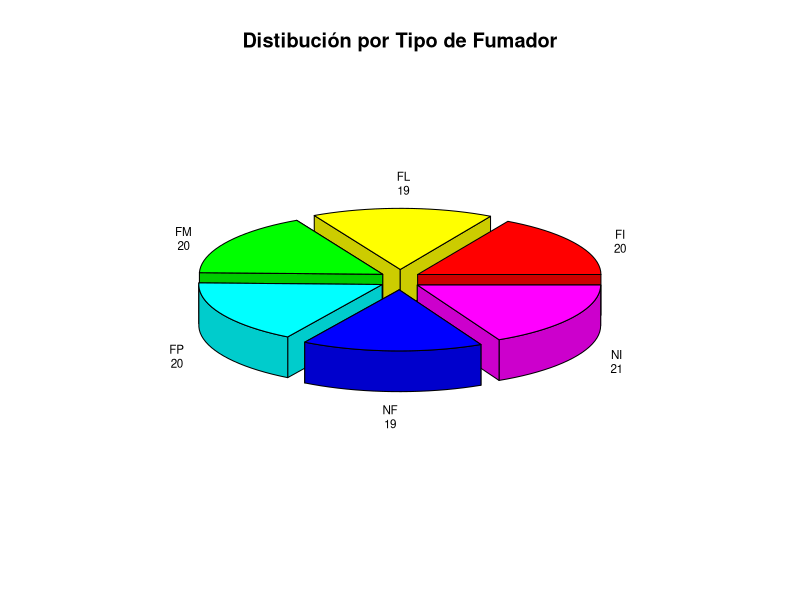

Recreate this plot in R. (Note: this script raises an error after producing the figure.)
## ---- chunk 1
knitr::opts_chunk$set(echo = TRUE)
## ---- chunk 2
library(knitr)
## ---- chunk 3
df <- read.csv("data/Fumadores.csv")
head(df)
## ---- chunk 4
# Buscando por valores NA
print(unlist(lapply(df, function(x) any(is.na(x)))))

# Reunindo los tipos de variables e imprimindo
res <- sapply(df, class)
kable(data.frame(variables=names(res),clase=as.vector(res)))

summary(df) # se nota (Other) en Tipo, deberíamos tener solo 6 categorías

unique(df$Tipo) # Claramente el problema ha sido detectado - 2 letras minusculas
df <- as.data.frame(sapply(df, toupper))
# Aunque va enseñar solo 2 decimales, R mantiene el número como él era inicialmente
df$AE <- as.numeric(as.character(df$AE))

print(head(df$AE))
str(df)
## ---- chunk 5
kable(summary(df)[,1], # 1 posicion AE
      digits=2, align='l', caption="Estadística descriptiva de la variable AE", col.names = "AE")
## ---- chunk 6
library(plotrix) 
category <- table(df$Tipo)
lbls <- paste(names(category), "\n", category, sep="")
pie3D(category
      , radius=0.9
      , labelcex= 0.7
      , labels = lbls
      , explode=0.1
      , main="Distibución por Tipo de Fumador"
      , col = rainbow(length(lbls)
      ))

library(plyr)
r2 <- ddply(df, .(Tipo), summarize, 'Media'=mean(AE))
r2 <- r2[order(r2$Media),]
r2
plot(r2)
